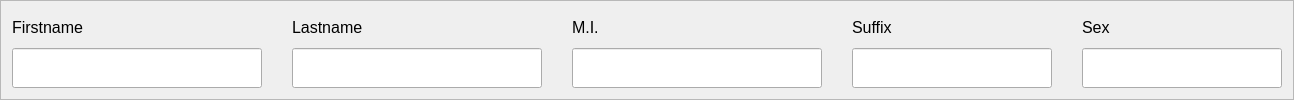
                             <widget class="QFrame" name="frame_11">
                              <property name="sizePolicy">
                               <sizepolicy hsizetype="Preferred" vsizetype="Expanding">
                                <horstretch>0</horstretch>
                                <verstretch>0</verstretch>
                               </sizepolicy>
                              </property>
                              <property name="frameShape">
                               <enum>QFrame::StyledPanel</enum>
                              </property>
                              <property name="frameShadow">
                               <enum>QFrame::Raised</enum>
                              </property>
                              <layout class="QGridLayout" name="gridLayout_4">
                               <property name="horizontalSpacing">
                                <number>30</number>
                               </property>
                               <item row="0" column="0">
                                <widget class="QLabel" name="label_20">
                                 <property name="minimumSize">
                                  <size>
                                   <width>200</width>
                                   <height>0</height>
                                  </size>
                                 </property>
                                 <property name="maximumSize">
                                  <size>
                                   <width>200</width>
                                   <height>30</height>
                                  </size>
                                 </property>
                                 <property name="font">
                                  <font>
                                   <pointsize>12</pointsize>
                                  </font>
                                 </property>
                                 <property name="text">
                                  <string>Firstname</string>
                                 </property>
                                 <property name="alignment">
                                  <set>Qt::AlignLeading|Qt::AlignLeft|Qt::AlignVCenter</set>
                                 </property>
                                </widget>
                               </item>
                               <item row="1" column="3">
                                <widget class="QLineEdit" name="bsusuffix">
                                 <property name="minimumSize">
                                  <size>
                                   <width>0</width>
                                   <height>40</height>
                                  </size>
                                 </property>
                                 <property name="maximumSize">
                                  <size>
                                   <width>225</width>
                                   <height>50</height>
                                  </size>
                                 </property>
                                 <property name="font">
                                  <font>
                                   <pointsize>12</pointsize>
                                  </font>
                                 </property>
                                </widget>
                               </item>
                               <item row="0" column="1">
                                <widget class="QLabel" name="label_19">
                                 <property name="minimumSize">
                                  <size>
                                   <width>200</width>
                                   <height>0</height>
                                  </size>
                                 </property>
                                 <property name="maximumSize">
                                  <size>
                                   <width>200</width>
                                   <height>30</height>
                                  </size>
                                 </property>
                                 <property name="font">
                                  <font>
                                   <pointsize>12</pointsize>
                                  </font>
                                 </property>
                                 <property name="text">
                                  <string>Lastname</string>
                                 </property>
                                 <property name="alignment">
                                  <set>Qt::AlignLeading|Qt::AlignLeft|Qt::AlignVCenter</set>
                                 </property>
                                </widget>
                               </item>
                               <item row="1" column="0">
                                <widget class="QLineEdit" name="bsufirst">
                                 <property name="minimumSize">
                                  <size>
                                   <width>250</width>
                                   <height>40</height>
                                  </size>
                                 </property>
                                 <property name="maximumSize">
                                  <size>
                                   <width>240</width>
                                   <height>50</height>
                                  </size>
                                 </property>
                                 <property name="font">
                                  <font>
                                   <pointsize>12</pointsize>
                                  </font>
                                 </property>
                                 <property name="readOnly">
                                  <bool>true</bool>
                                 </property>
                                </widget>
                               </item>
                               <item row="1" column="2">
                                <widget class="QLineEdit" name="bsumi">
                                 <property name="minimumSize">
                                  <size>
                                   <width>250</width>
                                   <height>40</height>
                                  </size>
                                 </property>
                                 <property name="maximumSize">
                                  <size>
                                   <width>240</width>
                                   <height>50</height>
                                  </size>
                                 </property>
                                 <property name="font">
                                  <font>
                                   <pointsize>12</pointsize>
                                  </font>
                                 </property>
                                </widget>
                               </item>
                               <item row="0" column="2">
                                <widget class="QLabel" name="label_21">
                                 <property name="minimumSize">
                                  <size>
                                   <width>200</width>
                                   <height>0</height>
                                  </size>
                                 </property>
                                 <property name="maximumSize">
                                  <size>
                                   <width>200</width>
                                   <height>30</height>
                                  </size>
                                 </property>
                                 <property name="font">
                                  <font>
                                   <pointsize>12</pointsize>
                                  </font>
                                 </property>
                                 <property name="text">
                                  <string>M.I.</string>
                                 </property>
                                 <property name="alignment">
                                  <set>Qt::AlignLeading|Qt::AlignLeft|Qt::AlignVCenter</set>
                                 </property>
                                </widget>
                               </item>
                               <item row="0" column="3">
                                <widget class="QLabel" name="label_22">
                                 <property name="minimumSize">
                                  <size>
                                   <width>200</width>
                                   <height>0</height>
                                  </size>
                                 </property>
                                 <property name="maximumSize">
                                  <size>
                                   <width>200</width>
                                   <height>30</height>
                                  </size>
                                 </property>
                                 <property name="font">
                                  <font>
                                   <pointsize>12</pointsize>
                                  </font>
                                 </property>
                                 <property name="text">
                                  <string>Suffix</string>
                                 </property>
                                 <property name="alignment">
                                  <set>Qt::AlignLeading|Qt::AlignLeft|Qt::AlignVCenter</set>
                                 </property>
                                </widget>
                               </item>
                               <item row="0" column="4">
                                <widget class="QLabel" name="label_26">
                                 <property name="minimumSize">
                                  <size>
                                   <width>200</width>
                                   <height>0</height>
                                  </size>
                                 </property>
                                 <property name="maximumSize">
                                  <size>
                                   <width>200</width>
                                   <height>30</height>
                                  </size>
                                 </property>
                                 <property name="font">
                                  <font>
                                   <pointsize>12</pointsize>
                                  </font>
                                 </property>
                                 <property name="text">
                                  <string>Sex</string>
                                 </property>
                                 <property name="alignment">
                                  <set>Qt::AlignLeading|Qt::AlignLeft|Qt::AlignVCenter</set>
                                 </property>
                                </widget>
                               </item>
                               <item row="1" column="4">
                                <widget class="QLineEdit" name="bsusex">
                                 <property name="minimumSize">
                                  <size>
                                   <width>0</width>
                                   <height>40</height>
                                  </size>
                                 </property>
                                 <property name="maximumSize">
                                  <size>
                                   <width>200</width>
                                   <height>50</height>
                                  </size>
                                 </property>
                                 <property name="font">
                                  <font>
                                   <pointsize>12</pointsize>
                                  </font>
                                 </property>
                                 <property name="readOnly">
                                  <bool>true</bool>
                                 </property>
                                </widget>
                               </item>
                               <item row="1" column="1">
                                <widget class="QLineEdit" name="bsulast">
                                 <property name="minimumSize">
                                  <size>
                                   <width>250</width>
                                   <height>40</height>
                                  </size>
                                 </property>
                                 <property name="maximumSize">
                                  <size>
                                   <width>240</width>
                                   <height>50</height>
                                  </size>
                                 </property>
                                 <property name="font">
                                  <font>
                                   <pointsize>12</pointsize>
                                  </font>
                                 </property>
                                 <property name="readOnly">
                                  <bool>true</bool>
                                 </property>
                                </widget>
                               </item>
                              </layout>
                             </widget>
